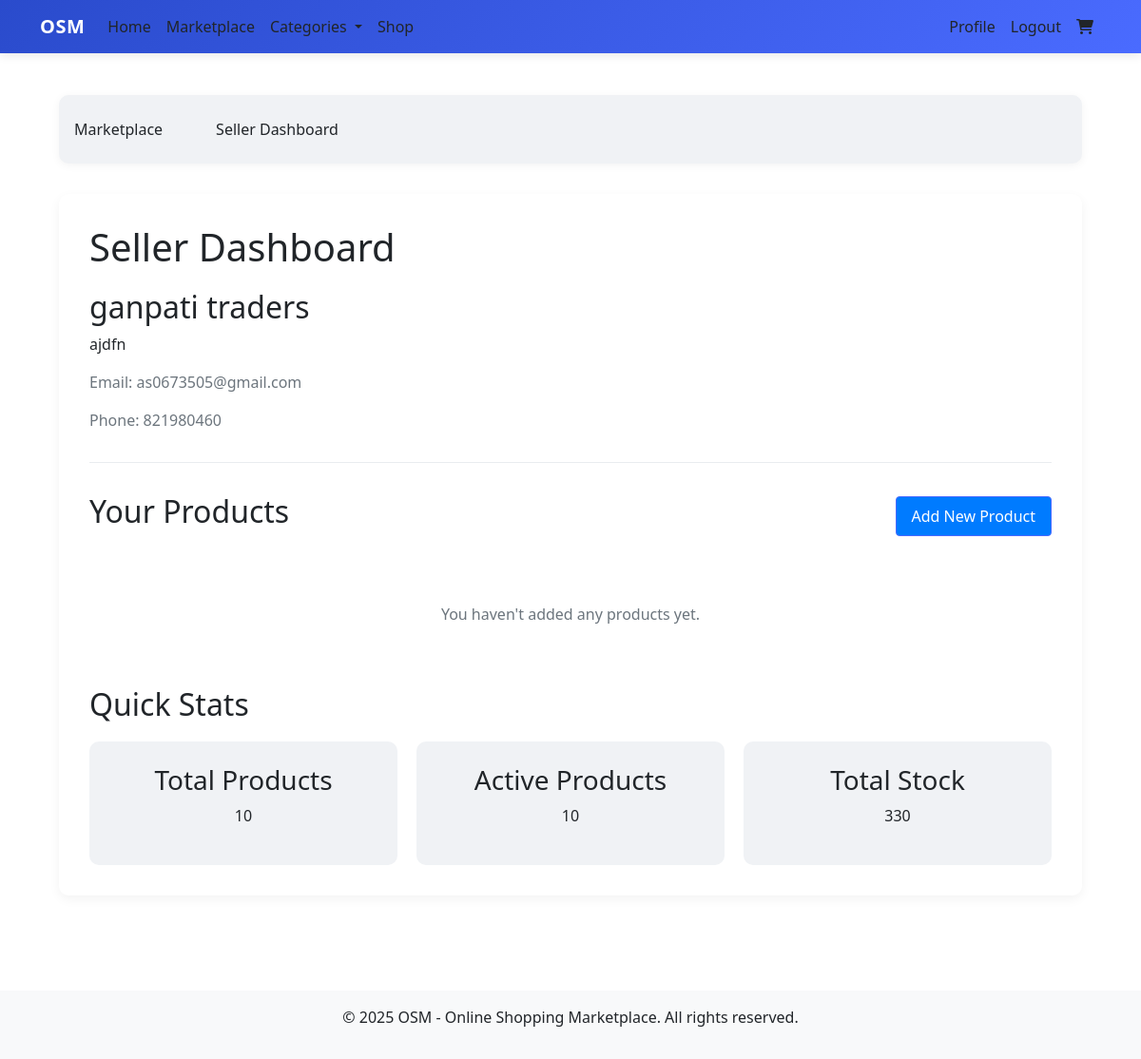
Screenshot of /marketplace/seller/dashboard/ (signed in) with the database file from the repository.
### marketplace/models.py (models this page shows, shortened)
class Seller(models.Model):
    user = models.OneToOneField(User, on_delete=models.CASCADE)
    business_name = models.CharField(max_length=100)
    description = models.TextField()
    contact_email = models.EmailField()
    contact_phone = models.CharField(max_length=20)
    created_at = models.DateTimeField(auto_now_add=True)
    is_verified = models.BooleanField(default=False)

### marketplace/views.py (the view)
# urls.py: path('seller/dashboard/', views.seller_dashboard, name='seller_dashboard'),
@login_required
def seller_dashboard(request):
    try:
        products = Product.objects.all()
        total_products = products.count()
        active_products = products.filter(is_active=True).count()
        total_stock = products.aggregate(total_stock=Sum('stock'))['total_stock'] or 0
        seller = Seller.objects.get(user=request.user)
        products = Product.objects.filter(seller=seller).order_by('-created_at')
        return render(request, 'marketplace/seller_dashboard.html', {
            'seller': seller,
            'products': products,
            'products': products,
            'total_products': total_products,
            'active_products': active_products,
            'total_stock': total_stock
        })
    except Seller.DoesNotExist:
            messages.info(request, 'You need to become a seller to access the dashboard.')
            return redirect('marketplace:become_seller')

### templates/marketplace/seller_dashboard.html
{% extends 'marketplace/base.html' %}
{% load static %}
{% block marketplace_content %}
<div class="seller-dashboard">
    <header class="dashboard-header">
        <h1>Seller Dashboard</h1>
        <div class="seller-info">
            <h2>{{ seller.business_name }}</h2>
            <p>{{ seller.description }}</p>
            <div class="contact-info">
                <p>Email: {{ seller.contact_email }}</p>
                <p>Phone: {{ seller.contact_phone }}</p>
            </div>
        </div>
    </header>
    <section class="product-management">
        <div class="section-header">
            <h2>Your Products</h2>
            <a href="{% url 'marketplace:add_product' %}" class="btn btn-primary">Add New Product</a>
        </div>
        <div class="product-list">
            {% for product in products %}
            <div class="product-item">
                <div class="product-image">
                    {% if product.productimage_set.exists %}
                        <img src="{{ product.productimage_set.first.image.url }}" alt="{{ product.name }}">
                    {% else %}
                        <img src="{% static 'marketplace/images/placeholder.png' %}" alt="No image available">
                    {% endif %}
                </div>
                <div class="product-details">
                    <h3>{{ product.name }}</h3>
                    <p class="price">${{ product.price }}</p>
                    <p class="stock">Stock: {{ product.stock }}</p>
                    <p class="status {% if product.is_active %}active{% else %}inactive{% endif %}">
                        Status: {{ product.is_active|yesno:"Active,Inactive" }}
                    </p>
                </div>
                <div class="product-actions">
                    <a href="{% url 'marketplace:edit_product' product.id %}" class="btn btn-secondary">Edit</a>
                    <a href="{% url 'marketplace:product_detail' product.id %}" class="btn btn-primary">View</a>
                    <form action="{% url 'marketplace:delete_product' product.id %}" method="post" style="display:inline;">
                        {% csrf_token %}
                        <button type="submit" class="btn btn-danger" onclick="return confirm('Are you sure you want to delete this product?')">Delete</button>
                    </form>
                </div>
            </div>
            {% empty %}
            <p class="no-products">You haven't added any products yet.</p>
            {% endfor %}
        </div>
    </section>
    <section class="quick-stats">
        <h2>Quick Stats</h2>
        <div class="stats-grid">
            <div class="stat-card">
                <h3>Total Products</h3>
                <p>{{ total_products }}</p>
            </div>
            <div class="stat-card">
                <h3>Active Products</h3>
                <p>{{ active_products }}</p>
            </div>
            <div class="stat-card">
                <h3>Total Stock</h3>
                <p>{{ total_stock }}</p>
            </div>
        </div>
    </section>
</div>
{% endblock %}

### static/css/style.css (style rules this page uses)
:root { --primary-color: #4a6bff; --primary-light: #7a93ff; --primary-dark: #2a4bcc; --secondary-color: #ff6b6b; --secondary-light: #ff9e9e; --secondary-dark: #cc4a4a; --accent-color: #6bff9e; --accent-light: #9effc0; --accent-dark: #4acc7a; --neutral-100: #f8f9fa; --neutral-200: #e9ecef; --neutral-300: #dee2e6; --neutral-400: #ced4da; --neutral-500: #adb5bd; --neutral-600: #6c757d; --neutral-700: #495057; --neutral-800: #343a40; --neutral-900: #212529; --bg-light: #ffffff; --bg-dark: #f0f2f5; --text-primary: #212529; --text-secondary: #6c757d; --text-light: #f8f9fa; }
body { font-family: 'Segoe UI', Tahoma, Geneva, Verdana, sans-serif; color: var(--text-primary); background-color: var(--bg-light); }
.btn-primary { background-color: var(--primary-color); border-color: var(--primary-color); transition: all 0.3s ease; }

### static/marketplace/css/marketplace.css (style rules this page uses)
.seller-dashboard { background-color: var(--bg-light); border-radius: 10px; box-shadow: 0 4px 12px rgba(0, 0, 0, 0.05); padding: 2rem; margin-bottom: 2rem; }
.dashboard-header { margin-bottom: 2rem; padding-bottom: 1rem; border-bottom: 1px solid var(--neutral-200); }
.seller-info { margin-top: 20px; }
.contact-info { margin-top: 15px; color: #6c757d; }
.section-header { display: flex; justify-content: space-between; align-items: center; margin-bottom: 20px; }
.product-list { display: grid; gap: 20px; }
.stats-grid { display: grid; grid-template-columns: repeat(auto-fit, minmax(200px, 1fr)); gap: 20px; margin-top: 20px; }
.stat-card { background-color: var(--bg-dark); padding: 1.5rem; border-radius: 10px; text-align: center; transition: all 0.3s ease; }
.btn { display: inline-block; padding: 8px 16px; border-radius: 4px; text-decoration: none; transition: background-color 0.3s; }
.btn-primary { background-color: #007bff; color: #fff; }
.no-products { grid-column: 1 / -1; text-align: center; padding: 3rem; background-color: var(--bg-light); border-radius: 10px; color: var(--text-secondary); }

### rows the page displays
Seller: business_name "ganpati traders", description "ajdfn", contact_email "as0673505@gmail.com", contact_phone "821980460"

### other values shown
{{ total_products }} "10"
{{ active_products }} "10"
{{ total_stock }} "330"
